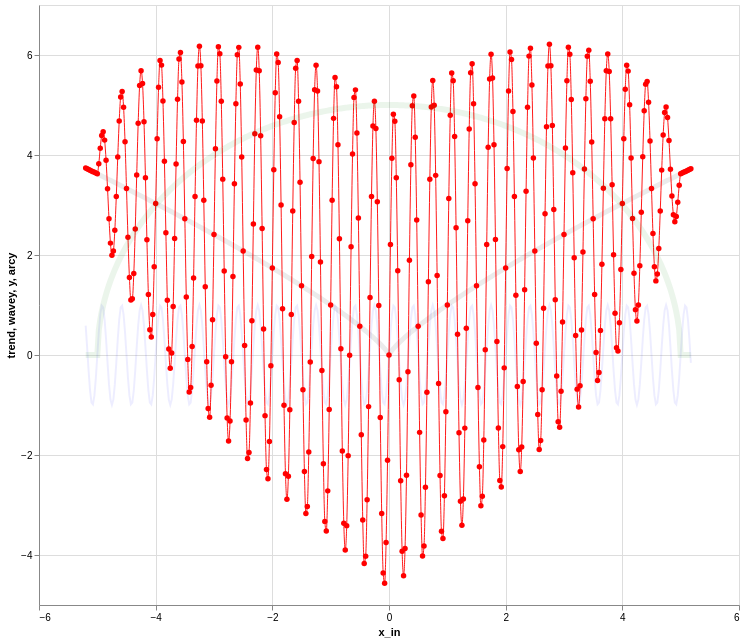

The Vega-Lite source for this figure:
### Vega-Lite specification from a JSON file in a GitHub repository (floating-point values rounded to 4 significant figures; data arrays with more than 128 entries replaced by an {"elided": "..."} marker saying what was removed)
{"$schema": "https://vega.github.io/schema/vega-lite/v5.json", "width": 700, "height": 600, "data": {"values": {"elided": "416 records"}, "format": {"parse": {"x_in": "number"}}}, "encoding": {"x": {"field": "x_in", "type": "quantitative", "axis": {"tickCount": 5}}, "y": {"axis": {"tickCount": 5}}}, "layer": [{"mark": {"type": "line", "tooltip": true, "strokeWidth": 5}, "encoding": {"y": {"field": "trend", "type": "quantitative"}, "opacity": {"value": 0.08}, "color": {"value": "black"}}}, {"mark": {"type": "line", "tooltip": true}, "encoding": {"y": {"field": "wavey", "type": "quantitative"}, "opacity": {"value": 0.07}, "color": {"value": "blue"}}}, {"mark": {"type": "line", "tooltip": true, "point": true, "interpolate": "monotone", "strokeWidth": 0.9}, "encoding": {"y": {"field": "y", "type": "quantitative"}, "color": {"value": "red"}}}, {"mark": {"type": "line", "tooltip": true, "strokeWidth": 6}, "encoding": {"y": {"field": "arcy", "type": "quantitative"}, "opacity": {"value": 0.08}, "color": {"value": "green"}}}]}
